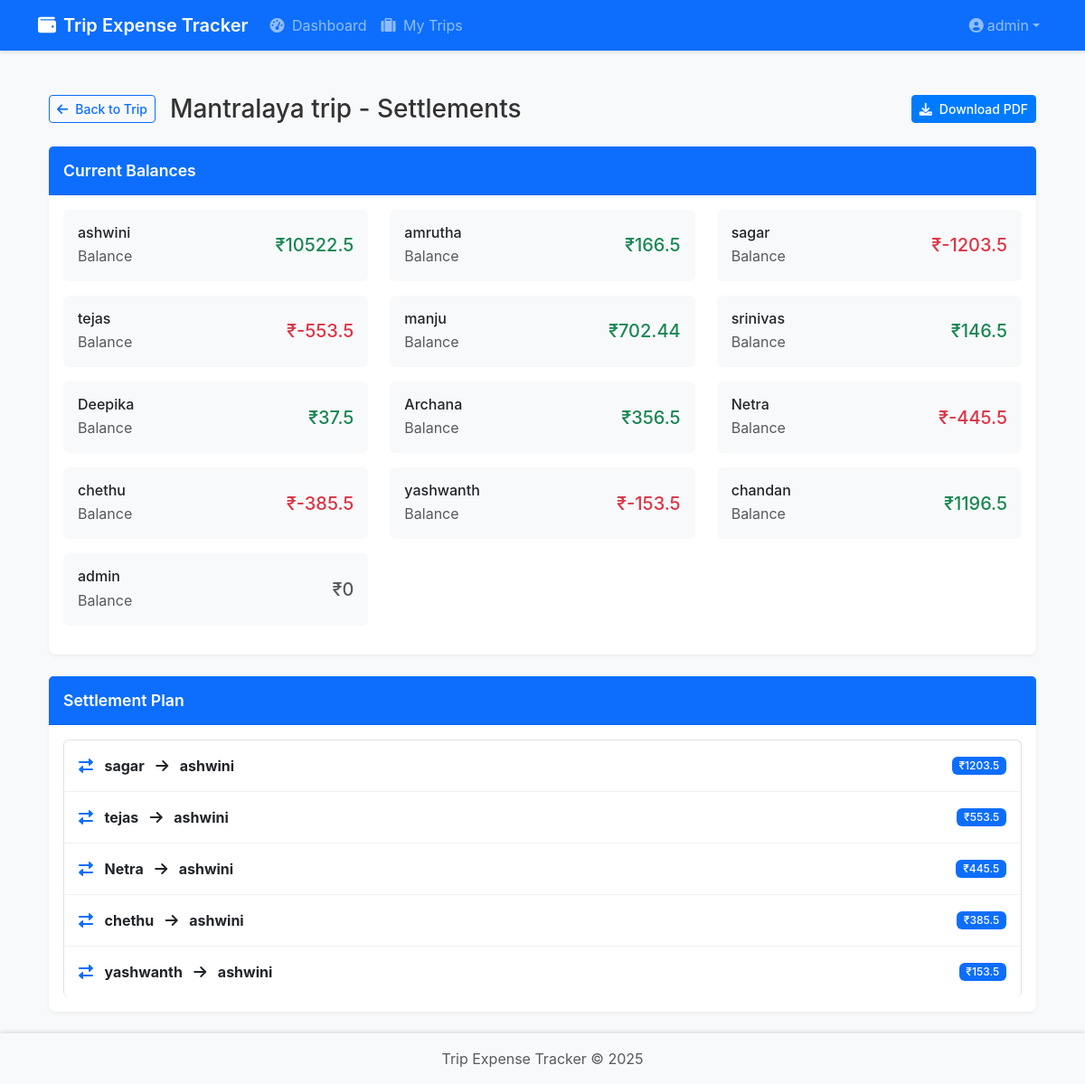
The page /trips/5/settlements (signed in) on the database its author committed.
### expense_tracker/backend/models/user.py (models this page shows, shortened)
class User(UserMixin, db.Model):
    id = db.Column(db.Integer, primary_key=True)
    email = db.Column(db.String(120), unique=True, nullable=False, index=True)
    name = db.Column(db.String(100), nullable=False)
    password_hash = db.Column(db.String(128))
    profile_photo = db.Column(db.String(255), nullable=True)  # Path to profile photo
    bio = db.Column(db.Text, nullable=True)  # Short bio or description
    created_at = db.Column(db.DateTime, default=datetime.utcnow)
    last_seen = db.Column(db.DateTime, default=datetime.utcnow)
    is_admin = db.Column(db.Boolean, default=False)
    trips_created = db.relationship('Trip', backref='admin', lazy='dynamic', foreign_keys='Trip.admin_id')

### expense_tracker/backend/models/trip.py (models this page shows, shortened)
class Trip(db.Model):
    id = db.Column(db.Integer, primary_key=True)
    name = db.Column(db.String(100), nullable=False)
    description = db.Column(db.Text, nullable=True)
    start_date = db.Column(db.DateTime, nullable=False)
    end_date = db.Column(db.DateTime, nullable=False)
    created_at = db.Column(db.DateTime, default=datetime.utcnow)
    updated_at = db.Column(db.DateTime, default=datetime.utcnow, onupdate=datetime.utcnow)
    admin_id = db.Column(db.Integer, db.ForeignKey('user.id'), nullable=False)
    participants = db.Column(db.Text, nullable=False, default=json.dumps([]))
    unregistered_participants = db.Column(db.Text, nullable=False, default=json.dumps([]))
    advances_json = db.Column(db.Text, default=json.dumps({}))
    general_payments_json = db.Column(db.Text, default=json.dumps([]))
    expenses = db.relationship('Expense', backref='trip', lazy='dynamic', cascade='all, delete-orphan')
    def get_participants_list(self):
        if self.participants is None:
            return []
        return json.loads(self.participants)
    def get_unregistered_participants(self):
        if self.unregistered_participants is None:
            return []
        return json.loads(self.unregistered_participants)
    def calculate_user_balance(self, user_id):
        from expense_tracker.backend.models.expense import Expense
        if isinstance(user_id, str) and user_id.startswith('unregistered_'):
            return self.calculate_unregistered_balance(user_id)
        total_paid = sum(expense.amount for expense in
                         Expense.query.filter_by(trip_id=self.id, payer_id=str(user_id)))
        total_paid += self.get_participant_general_payments(user_id)
        advances = self.get_advances()
        advance_amount = advances.get(str(user_id), 0)
        total_paid += advance_amount
        total_share = 0
        for expense in self.expenses:
            shares = expense.get_shares()
            if str(user_id) in shares:
                total_share += shares[str(user_id)]
        return total_paid - total_share
    def get_advances(self):
        if not self.advances_json:
            return {}
        return json.loads(self.advances_json)
    def get_general_payments(self):
        if not self.general_payments_json:
            return []
        return json.loads(self.general_payments_json)
    def get_participant_general_payments(self, participant_id):
        payments = self.get_general_payments()
        total = sum(payment['amount'] for payment in payments
                   if payment['participant_id'] == str(participant_id))
        return total
    def calculate_settlements(self):
        try:
            registered_participants = self.get_participants_list()
            if str(self.admin_id) not in registered_participants:
                registered_participants.append(str(self.admin_id))
            unregistered_participants = self.get_unregistered_participants()
            print(f"Found {len(unregistered_participants)} unregistered participants for settlements")
            balances = {}
            for participant_id in registered_participants:
                balance = self.calculate_user_balance(participant_id)
                if abs(balance) > 0.01:
                    balances[participant_id] = balance
            if not balances:
                return []
            settlements = []
            max_iterations = 100  # Prevent infinite loops
            iteration = 0
            while balances and iteration < max_iterations:
                iteration += 1
                max_creditor = max(balances.items(), key=lambda x: x[1]) if balances else None
                max_debtor = min(balances.items(), key=lambda x: x[1]) if balances else None
                if not max_creditor or not max_debtor or abs(max_creditor[1]) < 0.01 or abs(max_debtor[1]) < 0.01:
                    break
                amount = min(max_creditor[1], -max_debtor[1])
                amount = round(amount, 2)
                if amount <= 0:
                    break  # No more meaningful settlements to make
                settlements.append({
                    'from_user': max_debtor[0],
                    'to_user': max_creditor[0],
                    'amount': amount
                })
                balances[max_creditor[0]] -= amount
                balances[max_debtor[0]] += amount
                balances = {k: v for k, v in balances.items() if abs(v) > 0.01}
            return settlements[:20]  # Return at most 20 settlements
        except Exception as e:
            print(f"Error calculating settlements: {str(e)}")
            import traceback
            traceback.print_exc()
            return []  # Return empty list on error

### expense_tracker/backend/routes/trips.py (the view, shortened to what this page needs)
@trips_bp.route('/<int:trip_id>/settlements')
@login_required
def view_settlements(trip_id):
    trip = Trip.query.get_or_404(trip_id)
    participants = trip.get_participants_list()
    if str(current_user.id) not in participants and current_user.id != trip.admin_id:
        flash('You do not have access to this trip', 'error')
        return redirect(url_for('trips.list_trips'))
    participant_ids = trip.get_participants_list()
    if str(trip.admin_id) not in participant_ids:
        participant_ids.append(str(trip.admin_id))
    participants = User.query.filter(User.id.in_([int(pid) for pid in participant_ids])).all()
    user_map = {str(user.id): user.name for user in participants}
    settlements = trip.calculate_settlements()
    balances = {}
    total_paid = {}
    total_share = {}
    from expense_tracker.backend.models.expense import Expense
    expenses = Expense.query.filter_by(trip_id=trip.id).order_by(Expense.date.desc()).all()
    for participant_id in participant_ids:
        balance = trip.calculate_user_balance(int(participant_id))
        balances[participant_id] = balance
        expense_paid = Expense.query.filter_by(trip_id=trip.id, payer_id=participant_id).with_entities(func.sum(Expense.amount)).scalar() or 0
        general_payments = trip.get_participant_general_payments(participant_id)
        advances = trip.get_advances()
        advance_amount = advances.get(participant_id, 0)
        total_paid_amount = expense_paid + general_payments + advance_amount
        total_paid[participant_id] = total_paid_amount
        total_share[participant_id] = total_paid_amount - balance
    unregistered_participants = trip.get_unregistered_participants()
    return render_template('trips/settlements.html',
                          trip=trip,
                          user_map=user_map,
                          settlements=settlements,
                          balances=balances,
                          total_paid=total_paid,
                          total_share=total_share,
                          expenses=expenses)

### expense_tracker/backend/models/expense.py (called while the page is built)
    def get_shares(self):
        return json.loads(self.shares)

### expense_tracker/backend/templates/trips/settlements.html (shortened to what this page needs)
{% extends "base.html" %}
{% block content %}
<div class="container py-4">
    <div class="d-flex justify-content-between align-items-center mb-4">
        <div class="d-flex align-items-center">
            <a href="{{ url_for('trips.view_trip', trip_id=trip.id) }}" class="btn btn-outline-primary btn-sm me-3">
                <i class="fas fa-arrow-left me-2"></i>Back to Trip
            </a>
            <h1 class="h3 mb-0">{{ trip.name }} - Settlements</h1>
    </div>
        <div>
            <a href="{{ url_for('trips.export_pdf', trip_id=trip.id) }}" class="btn btn-primary btn-sm">
                <i class="fas fa-download me-2"></i>Download PDF
        </a>
    </div>
</div>
    <div class="card mb-4">
            <div class="card-header bg-primary text-white">
            <h5 class="card-title mb-0">Current Balances</h5>
            </div>
            <div class="card-body">
            <div class="row">
                {% for user_id, balance in balances.items() %}
                <div class="col-md-6 col-lg-4 mb-3">
                    <div class="d-flex justify-content-between align-items-center p-3 bg-light rounded">
                        <div>
                            <h6 class="mb-1">{{ user_map.get(user_id|string, 'Unknown') }}</h6>
                            <span class="text-muted">Balance</span>
                </div>
                        <span class="h5 mb-0 {% if balance > 0 %}text-success{% elif balance < 0 %}text-danger{% else %}text-muted{% endif %}">
                            ₹{{ balance|round(2) }}
                        </span>
                </div>
                </div>
                {% endfor %}
        </div>
    </div>
</div>
        <div class="card">
            <div class="card-header bg-primary text-white">
            <h5 class="card-title mb-0">Settlement Plan</h5>
            </div>
            <div class="card-body">
            {% if settlements %}
            <div class="list-group">
                {% for settlement in settlements %}
                <div class="list-group-item">
                    <div class="d-flex justify-content-between align-items-center">
                        <div>
                            <i class="fas fa-exchange-alt text-primary me-2"></i>
                            <strong>{{ user_map.get(settlement.from_user|string, 'Unknown') }}</strong>
                            <i class="fas fa-arrow-right mx-2"></i>
                            <strong>{{ user_map.get(settlement.to_user|string, 'Unknown') }}</strong>
                        </div>
                        <span class="badge bg-primary">₹{{ settlement.amount|round(2) }}</span>
                    </div>
                </div>
                {% endfor %}
            </div>
            {% else %}
            <div class="text-center p-4">
                <i class="fas fa-check-circle text-success fa-3x mb-3"></i>
                <h5>No settlements needed!</h5>
                <p class="text-muted mb-0">All balances are settled.</p>
            </div>
                                    {% endif %}
        </div>
    </div>
</div>
{% endblock %}

### expense_tracker/backend/templates/base.html (shortened to what this page needs)
<!DOCTYPE html>
<html lang="en">
<head>
    <link href="https://cdn.jsdelivr.net/npm/bootstrap@5.3.0-alpha1/dist/css/bootstrap.min.css" rel="stylesheet">
    <link rel="stylesheet" href="https://cdnjs.cloudflare.com/ajax/libs/font-awesome/6.0.0/css/all.min.css">
    <link rel="stylesheet" href="{{ url_for('static', filename='css/style.css') }}">
</head>
<body class="d-flex flex-column min-vh-100">
    <nav class="navbar navbar-expand-lg navbar-dark bg-primary sticky-top">
        <div class="container">
            <a class="navbar-brand d-flex align-items-center" href="{{ url_for('main.index') }}">
                <i class="fas fa-wallet me-2"></i>
                <span class="d-none d-sm-inline">Trip Expense Tracker</span>
            </a>
            <div class="collapse navbar-collapse" id="navbarNav">
                <ul class="navbar-nav me-auto">
                    {% if current_user.is_authenticated %}
                    <li class="nav-item">
                        <a class="nav-link" href="{{ url_for('main.dashboard') }}">
                            <i class="fas fa-tachometer-alt me-1"></i>
                            <span>Dashboard</span>
                        </a>
                    </li>
                    <li class="nav-item">
                        <a class="nav-link" href="{{ url_for('trips.list_trips') }}">
                            <i class="fas fa-suitcase me-1"></i>
                            <span>My Trips</span>
                        </a>
                    </li>
                    {% endif %}
                </ul>
                <ul class="navbar-nav">
                    {% if current_user.is_authenticated %}
                    <li class="nav-item dropdown">
                        <a class="nav-link dropdown-toggle d-flex align-items-center" href="#" id="userDropdown" role="button" data-bs-toggle="dropdown">
                            <i class="fas fa-user-circle me-1"></i>
                            <span class="d-none d-sm-inline">{{ current_user.name }}</span>
                        </a>
                    </li>
                    {% endif %}
                </ul>
            </div>
        </div>
    </nav>
    <main class="flex-shrink-0">
        <div class="container mt-4">
            {% block content %}{% endblock %}
        </div>
    </main>
    <footer class="footer mt-auto py-3 bg-light">
        <div class="container text-center">
            <span class="text-muted">Trip Expense Tracker &copy; 2025</span>
        </div>
    </footer>
</body>
</html>

### expense_tracker/backend/static/css/style.css (style rules this page uses)
:root { --primary-color: #0d6efd; --secondary-color: #6c757d; --success-color: #198754; --danger-color: #dc3545; --warning-color: #ffc107; --info-color: #0dcaf0; --light-color: #f8f9fa; --dark-color: #212529; }
html, body { height: 100%; overflow-x: hidden; }
body { font-family: -apple-system, BlinkMacSystemFont, "Segoe UI", Roboto, "Helvetica Neue", Arial, sans-serif; -webkit-font-smoothing: antialiased; -moz-osx-font-smoothing: grayscale; background-color: #f8f9fa; color: #333; }
.navbar { box-shadow: 0 2px 4px rgba(0,0,0,0.1); }
.navbar-brand { font-weight: 600; }
.card { border: none; box-shadow: 0 2px 4px rgba(0,0,0,0.05); transition: transform 0.2s ease-in-out; border-radius: 0.5rem; background: #fff; }
.card-header { padding: 1rem; background: transparent; border-bottom: 1px solid rgba(0,0,0,0.05); }
.card-header .card-title { font-weight: 600; font-size: 1.1rem; }
.btn { font-weight: 500; padding: 0.5rem 1rem; border-radius: 0.25rem; transition: all 0.2s ease-in-out; }
.btn-sm { padding: 0.25rem 0.5rem; }
.btn-primary { background-color: #007bff; border-color: #007bff; }
.list-group-item { padding: 1rem; border-bottom: 1px solid rgba(0,0,0,0.05); transition: background-color 0.2s ease; }
.list-group-item:last-child { border-bottom: none; }
.footer { background-color: var(--light-color); padding: 1rem 0; box-shadow: 0 -2px 4px rgba(0,0,0,0.1); }
.badge { font-weight: 500; padding: 0.35em 0.65em; }

### rows shown on the page
User: name "admin", get "admin"
Trip: name "Mantralaya trip"
User: get "ashwini", get "ashwini" "ashwini" "ashwini" "ashwini" "ashwini"
User: get "amrutha"
User: get "sagar", get "sagar"
User: get "tejas", get "tejas"
User: get "manju"
User: get "srinivas"
User: get "Deepika"
User: get "Archana"
User: get "Netra", get "Netra"
User: get "chethu", get "chethu"
User: get "yashwanth", get "yashwanth"
User: get "chandan"

### other values the page prints
{{ balance|round(2) }} "10522.5" "166.5" "-1203.5" "-553.5" "702.44" "146.5" "37.5" "356.5" "-445.5" "-385.5" "-153.5" "1196.5" "0"
{{ settlement.amount|round(2) }} "1203.5" "553.5" "445.5" "385.5" "153.5"
